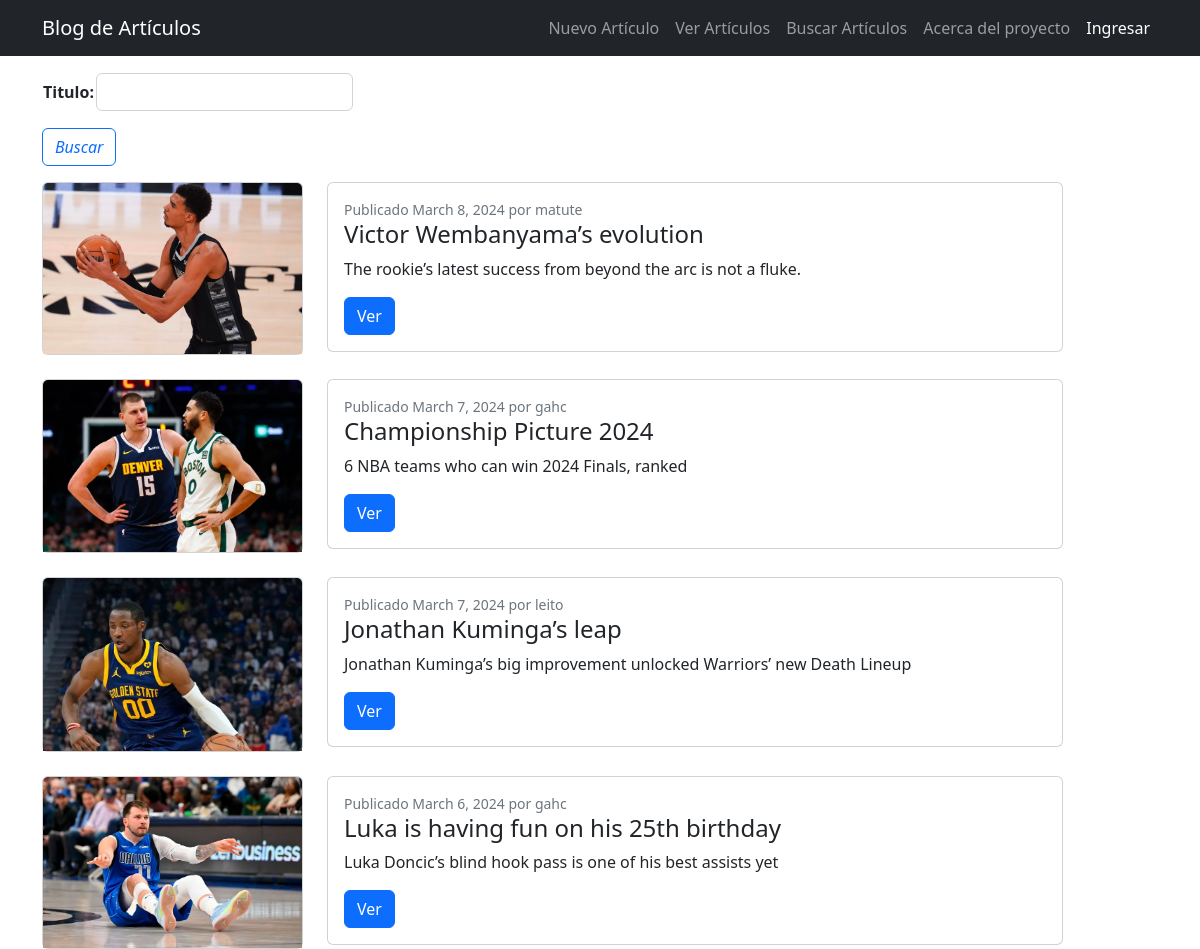
Before: /ArtsSearch (upper part) with the older database file.
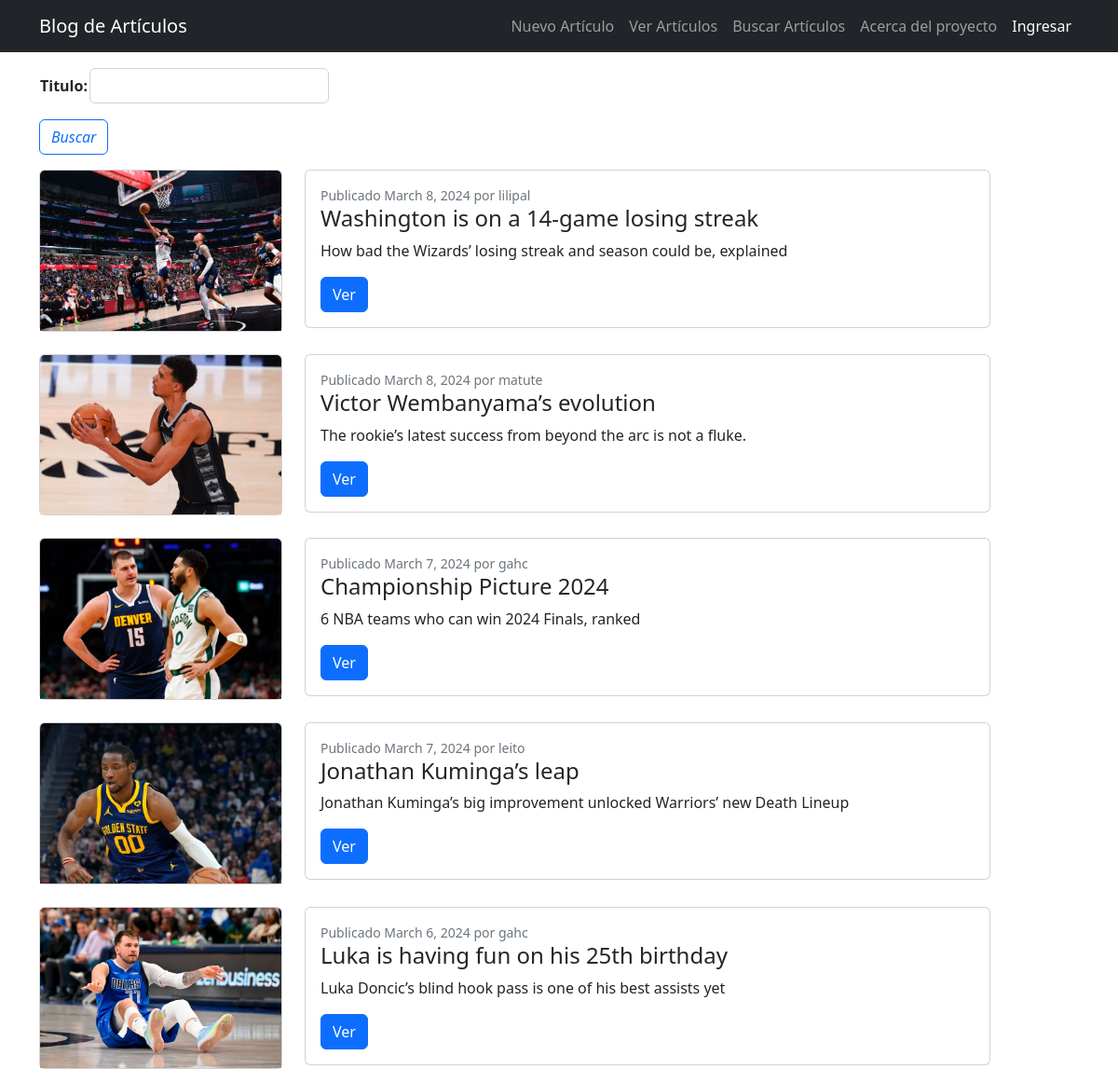
After: the same page with the newer database file.
### Home/models.py (models this page shows, shortened)
class Articulo(models.Model):
    titulo         = models.CharField(max_length=255)
    subtitulo      = models.CharField(max_length=255)
    contenido      = models.TextField(null=True)
    autor          = models.ForeignKey(User, on_delete=models.CASCADE)
    fecha_creacion = models.DateField(auto_now_add=True, auto_now=False)
    imagen         = models.ImageField(upload_to='postales', null=True, blank=True)

### Home/views.py (the view)
# urls.py: path('ArtsSearch', views.art_search_title, name="ArtsSearch"),
def art_search_title(request):
    titulo = request.GET.get('titulo', None)
    if titulo:
        articulos = models.Articulo.objects.filter(titulo__icontains=titulo).order_by('-id')
    else:
        articulos = models.Articulo.objects.all().order_by('-id')
    form_search_art = forms.FormSearchArts()
    return render(request, 'Home/art_search_title.html',
                  { 'form_search_art' : form_search_art, 'articulos' : articulos }
                  )

### Home/forms.py
class FormSearchArts(forms.Form):
    titulo = forms.CharField(max_length=255, required=False, widget=forms.TextInput(attrs={ 'class' : 'form-control' }))

### Home/templates/Home/art_search_title.html (shortened to what this page needs)
{% extends 'Home/base_home.html' %}
{% block block_01 %}
    <div class="container">
        <div class="row">
            <div class="col-lg-8">
            <form action={% url 'ArtsSearch' %} method="GET">
                <table >
                    {{ form_search_art.as_table }}
                </table>
                <button class="btn btn-outline-primary fst-italic"> Buscar</button>
            </form>
            </div>
        </div>
    </div>
    <div class="container">
        <div class="row">
            {% if articulos %}
            {% for articulo in articulos %}
            <div class="col-lg-14">
                <div class="row">
                    <div class="col-lg-3">
                        <div class="card mb-4">
                            {% if articulo.imagen %}
                            <a href="{% url 'ArtDetail' articulo.pk %}"><img class="card-img-top" src="{{articulo.imagen.url}}" alt="..." /></a>
                            {% else %}
                            <p>Sin imagen.</p>
                            {% endif %}
                        </div>
                    </div>
                    <div class="col-lg-8">
                        <div class="card mb-4">
                            <div class="card-body">
                                <div class="small text-muted">Publicado {{articulo.fecha_creacion}} por {{articulo.autor}}</div>
                                <h2 class="card-title h4">{{articulo.titulo}}</h2>
                                <p class="card-text">{{articulo.subtitulo}}</p>
                                <a class="btn btn-primary" href="{% url 'ArtDetail' articulo.pk %}">Ver</a>
                            </div>
                        </div>
                    </div>
                </div>
            </div>
            {% endfor %}
            {% else %}
            <p>No se encontraron publicaciones.</p>
            {% endif %}
            </div>
        </div>
{% endblock block_01 %}

Changed rows visible on the page:
added Articulo: imagen (picture), fecha_creacion "March 8, 2024", autor "lilipal", titulo "Washington is on a 14-game losing streak", subtitulo "How bad the Wizards’ losing streak and season could be, explained"
